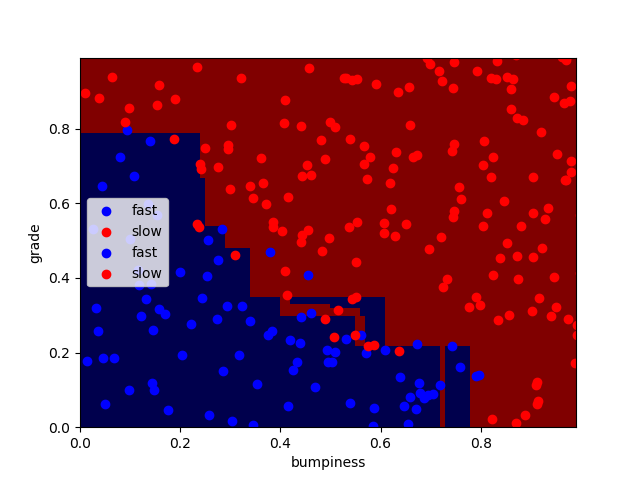

Write the Python code that produced this figure.
#!/usr/bin/python

import matplotlib.pyplot as plt
from prep_terrain_data import makeTerrainData
from class_vis import prettyPicture

features_train, labels_train, features_test, labels_test = makeTerrainData()


### the training data (features_train, labels_train) have both "fast" and "slow"
### points mixed together--separate them so we can give them different colors
### in the scatterplot and identify them visually
grade_fast = [features_train[ii][0] for ii in range(0, len(features_train)) if labels_train[ii]==0]
bumpy_fast = [features_train[ii][1] for ii in range(0, len(features_train)) if labels_train[ii]==0]
grade_slow = [features_train[ii][0] for ii in range(0, len(features_train)) if labels_train[ii]==1]
bumpy_slow = [features_train[ii][1] for ii in range(0, len(features_train)) if labels_train[ii]==1]


#### initial visualization
plt.xlim(0.0, 1.0)
plt.ylim(0.0, 1.0)
plt.scatter(bumpy_fast, grade_fast, color = "b", label="fast")
plt.scatter(grade_slow, bumpy_slow, color = "r", label="slow")
plt.legend()
plt.xlabel("bumpiness")
plt.ylabel("grade")
#plt.show()
################################################################################


### your code here!  name your classifier object clf if you want the
### visualization code (prettyPicture) to show you the decision boundary


# Adaboost
#RandomForestClassifier
from sklearn.ensemble import AdaBoostClassifier, BaggingClassifier, GradientBoostingClassifier, AdaBoostRegressor
from sklearn.tree import DecisionTreeClassifier
from sklearn.metrics import accuracy_score
from time import time
import numpy as np


print "Adaboost"
#####################    Adaboost/Boosting   ######################################

#n_estimators = 10, 10 DT
clf = AdaBoostClassifier(DecisionTreeClassifier(), n_estimators = 500, learning_rate = 0.01)

t0 = time()
clf.fit(features_train, labels_train)
print "training time:", round(time()-t0, 3), "s"

t0 = time()
pred = clf.predict(features_test)
print "predicting time:", round(time()-t0, 3), "s"
print "accuracy = ", accuracy_score(labels_test, pred)
#print "score = ", clf.score(features_train, labels_train) 

print 
print "Bagging"
#####################    Bagging    ######################################
clf = BaggingClassifier(DecisionTreeClassifier(), max_samples = 0.5, max_features = 1.0, n_estimators = 20)

t0 = time()
clf.fit(features_train, labels_train)
print "training time:", round(time()-t0, 3), "s"

t0 = time()
pred = clf.predict(features_test)
print "predicting time:", round(time()-t0, 3), "s"
print "accuracy = ", accuracy_score(labels_test, pred)
#print "score = ", clf.score(features_train, labels_train)

print 
print "GradientBoosting"
#####################    GradientBoosting    ######################################
clf = GradientBoostingClassifier(loss="exponential", learning_rate = 0.01, min_samples_split= 2, n_estimators = 50, random_state =50)

t0 = time()
clf.fit(features_train, labels_train)
print "training time:", round(time()-t0, 3), "s"

t0 = time()
pred = clf.predict(features_test)
print "predicting time:", round(time()-t0, 3), "s"
print "accuracy = ", accuracy_score(labels_test, pred)
#print "score = ", clf.score(features_train, labels_train)

print 
print "AdaBoostRegressor"
#####################    AdaBoostRegressor    ######################################
clf = AdaBoostRegressor(DecisionTreeClassifier(), loss = "square", learning_rate = 1, n_estimators = 1)

t0 = time()
clf.fit(features_train, labels_train)
print "training time:", round(time()-t0, 3), "s"

t0 = time()
pred = clf.predict(features_test)
print "predicting time:", round(time()-t0, 3), "s"
print "accuracy = ", accuracy_score(labels_test, pred)
#print "score = ", clf.score(features_train, labels_train)

AdaBoostRegressor
try:
    prettyPicture(clf, features_test, labels_test)
except NameError:
    pass
